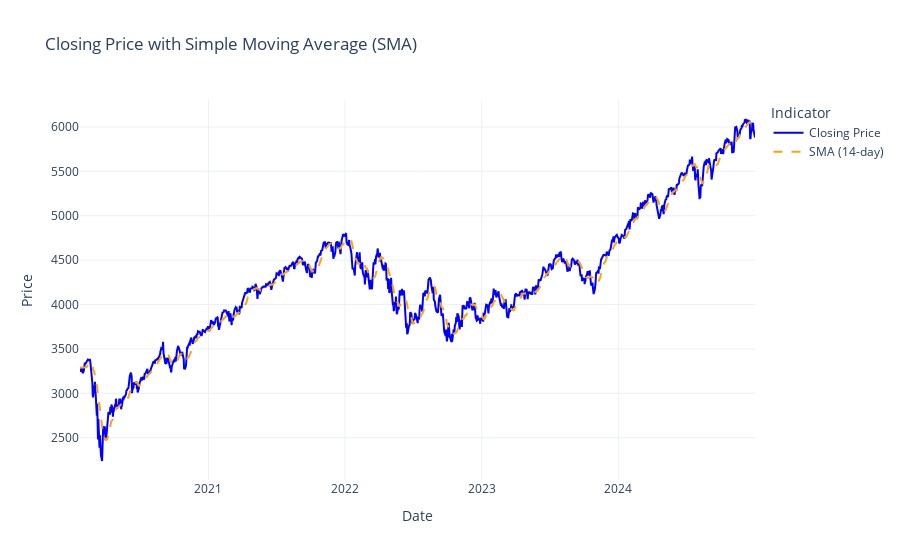

Notebook cell for this chart:
### Markdown cell above
1. SMA_n= ∑CP(i)/n

where:

* SMA_n = Simple Moving Average for n periods
* CP(i) = Closing price at day i
* n = Number of periods


SMA smooths out price data to identify trends. A short-term SMA (e.g., 14-day) reacts quickly to price changes, while a long-term SMA (e.g., 50-day, 200-day) reacts slowly and identifies long-term trends.

### Code cell
import pandas as pd
import plotly.graph_objects as go

# Load data with computed indicators?
# df = pd.read_csv("SENSEX_with_direction.csv")  
df = pd.read_csv("SP500_with_direction.csv")




# Convert Date column to datetime format
df["Date"] = pd.to_datetime(df["Date"])
df.set_index("Date", inplace=True)  # Set Date as index for plotting

# Closing Price with SMA
fig1 = go.Figure()
fig1.add_trace(go.Scatter(x=df.index, y=df["Close"], mode="lines", name="Closing Price", line=dict(color="blue")))
fig1.add_trace(go.Scatter(x=df.index, y=df["SMA"], mode="lines", name="SMA (14-day)", line=dict(color="orange", dash="dash")))
fig1.update_layout(
    title="Closing Price with Simple Moving Average (SMA)",
    xaxis_title="Date",
    yaxis_title="Price",
    legend_title="Indicator",
    template="plotly_white"
)
fig1.show()

### Figure 1 — Plotly figure (JSON) as saved in the notebook; plotly's stock layout.template omitted (floating-point values rounded to 4 significant figures; data arrays with more than 128 entries replaced by an {"elided": "..."} marker saying what was removed)
{"data": [{"line": {"color": "blue"}, "mode": "lines", "name": "Closing Price", "type": "scatter", "x": {"elided": "1243 str values"}, "y": {"elided": "1243 float values"}}, {"line": {"color": "orange", "dash": "dash"}, "mode": "lines", "name": "SMA (14-day)", "type": "scatter", "x": {"elided": "1243 str values"}, "y": {"elided": "1243 float values"}}], "layout": {"legend": {"title": {"text": "Indicator"}}, "title": {"text": "Closing Price with Simple Moving Average (SMA)"}, "xaxis": {"title": {"text": "Date"}}, "yaxis": {"title": {"text": "Price"}}}}
